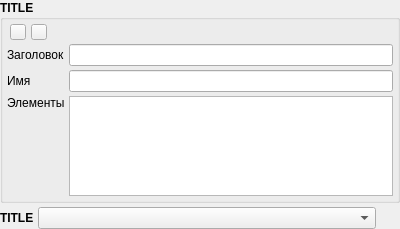
<?xml version="1.0" encoding="UTF-8"?>
<ui version="4.0">
 <class>VariableListFrame</class>
 <widget class="QWidget" name="VariableListFrame">
  <property name="geometry">
   <rect>
    <x>0</x>
    <y>0</y>
    <width>400</width>
    <height>217</height>
   </rect>
  </property>
  <property name="windowTitle">
   <string>Form</string>
  </property>
  <layout class="QVBoxLayout" name="verticalLayout">
   <property name="spacing">
    <number>4</number>
   </property>
   <property name="margin">
    <number>0</number>
   </property>
   <item>
    <widget class="QGroupBox" name="adminGroupBox">
     <property name="font">
      <font>
       <weight>75</weight>
       <bold>true</bold>
      </font>
     </property>
     <property name="title">
      <string>TITLE</string>
     </property>
     <layout class="QGridLayout" name="gridLayout">
      <property name="margin">
       <number>4</number>
      </property>
      <property name="spacing">
       <number>4</number>
      </property>
      <item row="1" column="0">
       <widget class="QLabel" name="nameLabel">
        <property name="font">
         <font>
          <weight>50</weight>
          <bold>false</bold>
         </font>
        </property>
        <property name="text">
         <string>Заголовок</string>
        </property>
       </widget>
      </item>
      <item row="1" column="1">
       <widget class="QLineEdit" name="nameEdit">
        <property name="font">
         <font>
          <weight>50</weight>
          <bold>false</bold>
         </font>
        </property>
       </widget>
      </item>
      <item row="2" column="0">
       <widget class="QLabel" name="varNameLabel">
        <property name="font">
         <font>
          <weight>50</weight>
          <bold>false</bold>
         </font>
        </property>
        <property name="text">
         <string>Имя</string>
        </property>
       </widget>
      </item>
      <item row="2" column="1">
       <widget class="QLineEdit" name="varNameEdit">
        <property name="font">
         <font>
          <weight>50</weight>
          <bold>false</bold>
         </font>
        </property>
       </widget>
      </item>
      <item row="3" column="0">
       <widget class="QLabel" name="linesLabel">
        <property name="font">
         <font>
          <weight>50</weight>
          <bold>false</bold>
         </font>
        </property>
        <property name="text">
         <string>Элементы</string>
        </property>
        <property name="alignment">
         <set>Qt::AlignLeading|Qt::AlignLeft|Qt::AlignTop</set>
        </property>
       </widget>
      </item>
      <item row="3" column="1">
       <widget class="QPlainTextEdit" name="linesTextEdit">
        <property name="minimumSize">
         <size>
          <width>0</width>
          <height>100</height>
         </size>
        </property>
        <property name="font">
         <font>
          <weight>50</weight>
          <bold>false</bold>
         </font>
        </property>
       </widget>
      </item>
      <item row="0" column="1">
       <layout class="QHBoxLayout" name="horizontalLayout_2">
        <property name="spacing">
         <number>2</number>
        </property>
        <item>
         <spacer name="horizontalSpacer">
          <property name="orientation">
           <enum>Qt::Horizontal</enum>
          </property>
          <property name="sizeHint" stdset="0">
           <size>
            <width>0</width>
            <height>0</height>
           </size>
          </property>
         </spacer>
        </item>
        <item>
         <widget class="QPushButton" name="copyButton">
          <property name="sizePolicy">
           <sizepolicy hsizetype="Fixed" vsizetype="Fixed">
            <horstretch>0</horstretch>
            <verstretch>0</verstretch>
           </sizepolicy>
          </property>
          <property name="maximumSize">
           <size>
            <width>16</width>
            <height>16</height>
           </size>
          </property>
          <property name="font">
           <font>
            <weight>50</weight>
            <bold>false</bold>
           </font>
          </property>
          <property name="text">
           <string/>
          </property>
          <property name="icon">
           <iconset resource="../../Resources.qrc">
            <normaloff>:/images/CopyComponent.png</normaloff>:/images/CopyComponent.png</iconset>
          </property>
          <property name="flat">
           <bool>true</bool>
          </property>
         </widget>
        </item>
        <item>
         <widget class="QPushButton" name="deleteButton">
          <property name="sizePolicy">
           <sizepolicy hsizetype="Fixed" vsizetype="Fixed">
            <horstretch>0</horstretch>
            <verstretch>0</verstretch>
           </sizepolicy>
          </property>
          <property name="maximumSize">
           <size>
            <width>16</width>
            <height>16</height>
           </size>
          </property>
          <property name="font">
           <font>
            <weight>50</weight>
            <bold>false</bold>
           </font>
          </property>
          <property name="text">
           <string/>
          </property>
          <property name="icon">
           <iconset resource="../../Resources.qrc">
            <normaloff>:/images/Delete.png</normaloff>:/images/Delete.png</iconset>
          </property>
          <property name="flat">
           <bool>true</bool>
          </property>
         </widget>
        </item>
       </layout>
      </item>
      <item row="0" column="0">
       <layout class="QHBoxLayout" name="horizontalLayout_3">
        <property name="spacing">
         <number>2</number>
        </property>
        <item>
         <widget class="QPushButton" name="upButton">
          <property name="sizePolicy">
           <sizepolicy hsizetype="Fixed" vsizetype="Fixed">
            <horstretch>0</horstretch>
            <verstretch>0</verstretch>
           </sizepolicy>
          </property>
          <property name="maximumSize">
           <size>
            <width>16</width>
            <height>16</height>
           </size>
          </property>
          <property name="font">
           <font>
            <weight>50</weight>
            <bold>false</bold>
           </font>
          </property>
          <property name="text">
           <string/>
          </property>
          <property name="icon">
           <iconset resource="../../Resources.qrc">
            <normaloff>:/images/Up.png</normaloff>:/images/Up.png</iconset>
          </property>
          <property name="iconSize">
           <size>
            <width>14</width>
            <height>14</height>
           </size>
          </property>
         </widget>
        </item>
        <item>
         <widget class="QPushButton" name="downButton">
          <property name="sizePolicy">
           <sizepolicy hsizetype="Fixed" vsizetype="Fixed">
            <horstretch>0</horstretch>
            <verstretch>0</verstretch>
           </sizepolicy>
          </property>
          <property name="maximumSize">
           <size>
            <width>16</width>
            <height>16</height>
           </size>
          </property>
          <property name="font">
           <font>
            <weight>50</weight>
            <bold>false</bold>
           </font>
          </property>
          <property name="text">
           <string/>
          </property>
          <property name="icon">
           <iconset resource="../../Resources.qrc">
            <normaloff>:/images/Down.png</normaloff>:/images/Down.png</iconset>
          </property>
          <property name="iconSize">
           <size>
            <width>14</width>
            <height>14</height>
           </size>
          </property>
         </widget>
        </item>
        <item>
         <spacer name="horizontalSpacer_2">
          <property name="orientation">
           <enum>Qt::Horizontal</enum>
          </property>
          <property name="sizeType">
           <enum>QSizePolicy::Fixed</enum>
          </property>
          <property name="sizeHint" stdset="0">
           <size>
            <width>15</width>
            <height>0</height>
           </size>
          </property>
         </spacer>
        </item>
       </layout>
      </item>
     </layout>
    </widget>
   </item>
   <item>
    <widget class="QWidget" name="userWidget" native="true">
     <layout class="QHBoxLayout" name="horizontalLayout">
      <property name="spacing">
       <number>4</number>
      </property>
      <property name="margin">
       <number>0</number>
      </property>
      <item>
       <widget class="QLabel" name="valueLabel">
        <property name="sizePolicy">
         <sizepolicy hsizetype="Maximum" vsizetype="Preferred">
          <horstretch>0</horstretch>
          <verstretch>0</verstretch>
         </sizepolicy>
        </property>
        <property name="font">
         <font>
          <weight>75</weight>
          <bold>true</bold>
         </font>
        </property>
        <property name="text">
         <string>TITLE</string>
        </property>
       </widget>
      </item>
      <item>
       <widget class="QComboBox" name="valueComboBox">
        <property name="insertPolicy">
         <enum>QComboBox::NoInsert</enum>
        </property>
       </widget>
      </item>
      <item>
       <widget class="QPushButton" name="lockButton">
        <property name="maximumSize">
         <size>
          <width>20</width>
          <height>20</height>
         </size>
        </property>
        <property name="text">
         <string/>
        </property>
        <property name="icon">
         <iconset resource="../../Resources.qrc">
          <normaloff>:/images/Unlock.png</normaloff>:/images/Unlock.png</iconset>
        </property>
        <property name="iconSize">
         <size>
          <width>20</width>
          <height>20</height>
         </size>
        </property>
        <property name="flat">
         <bool>true</bool>
        </property>
       </widget>
      </item>
     </layout>
    </widget>
   </item>
  </layout>
 </widget>
 <resources>
  <include location="../../Resources.qrc"/>
 </resources>
 <connections/>
</ui>
